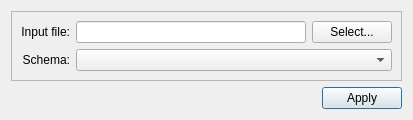
<?xml version="1.0" encoding="UTF-8"?>
<ui version="4.0">
 <class>csvinput</class>
 <widget class="QDialog" name="csvinput">
  <property name="geometry">
   <rect>
    <x>0</x>
    <y>0</y>
    <width>402</width>
    <height>116</height>
   </rect>
  </property>
  <property name="windowTitle">
   <string>CSV Input Component</string>
  </property>
  <layout class="QGridLayout" name="gridLayout">
   <item row="1" column="1">
    <widget class="QDialogButtonBox" name="buttons">
     <property name="orientation">
      <enum>Qt::Horizontal</enum>
     </property>
     <property name="standardButtons">
      <set>QDialogButtonBox::Apply</set>
     </property>
     <property name="centerButtons">
      <bool>false</bool>
     </property>
    </widget>
   </item>
   <item row="0" column="1">
    <widget class="QFrame" name="frame">
     <property name="frameShape">
      <enum>QFrame::StyledPanel</enum>
     </property>
     <property name="frameShadow">
      <enum>QFrame::Raised</enum>
     </property>
     <layout class="QGridLayout" name="gridLayout_2">
      <item row="0" column="0">
       <widget class="QLabel" name="label">
        <property name="text">
         <string>Input file:</string>
        </property>
        <property name="alignment">
         <set>Qt::AlignRight|Qt::AlignTrailing|Qt::AlignVCenter</set>
        </property>
       </widget>
      </item>
      <item row="0" column="2">
       <widget class="QPushButton" name="btn_select">
        <property name="text">
         <string>Select...</string>
        </property>
       </widget>
      </item>
      <item row="0" column="1">
       <widget class="QLineEdit" name="filename">
        <property name="minimumSize">
         <size>
          <width>230</width>
          <height>0</height>
         </size>
        </property>
       </widget>
      </item>
      <item row="2" column="1" colspan="2">
       <widget class="QComboBox" name="combox_schema"/>
      </item>
      <item row="2" column="0">
       <widget class="QLabel" name="label_2">
        <property name="text">
         <string>Schema:</string>
        </property>
        <property name="alignment">
         <set>Qt::AlignRight|Qt::AlignTrailing|Qt::AlignVCenter</set>
        </property>
       </widget>
      </item>
     </layout>
    </widget>
   </item>
  </layout>
 </widget>
 <resources/>
 <connections>
  <connection>
   <sender>buttons</sender>
   <signal>accepted()</signal>
   <receiver>csvinput</receiver>
   <slot>accept()</slot>
   <hints>
    <hint type="sourcelabel">
     <x>248</x>
     <y>254</y>
    </hint>
    <hint type="destinationlabel">
     <x>157</x>
     <y>264</y>
    </hint>
   </hints>
  </connection>
  <connection>
   <sender>buttons</sender>
   <signal>rejected()</signal>
   <receiver>csvinput</receiver>
   <slot>reject()</slot>
   <hints>
    <hint type="sourcelabel">
     <x>325</x>
     <y>255</y>
    </hint>
    <hint type="destinationlabel">
     <x>286</x>
     <y>264</y>
    </hint>
   </hints>
  </connection>
 </connections>
</ui>
